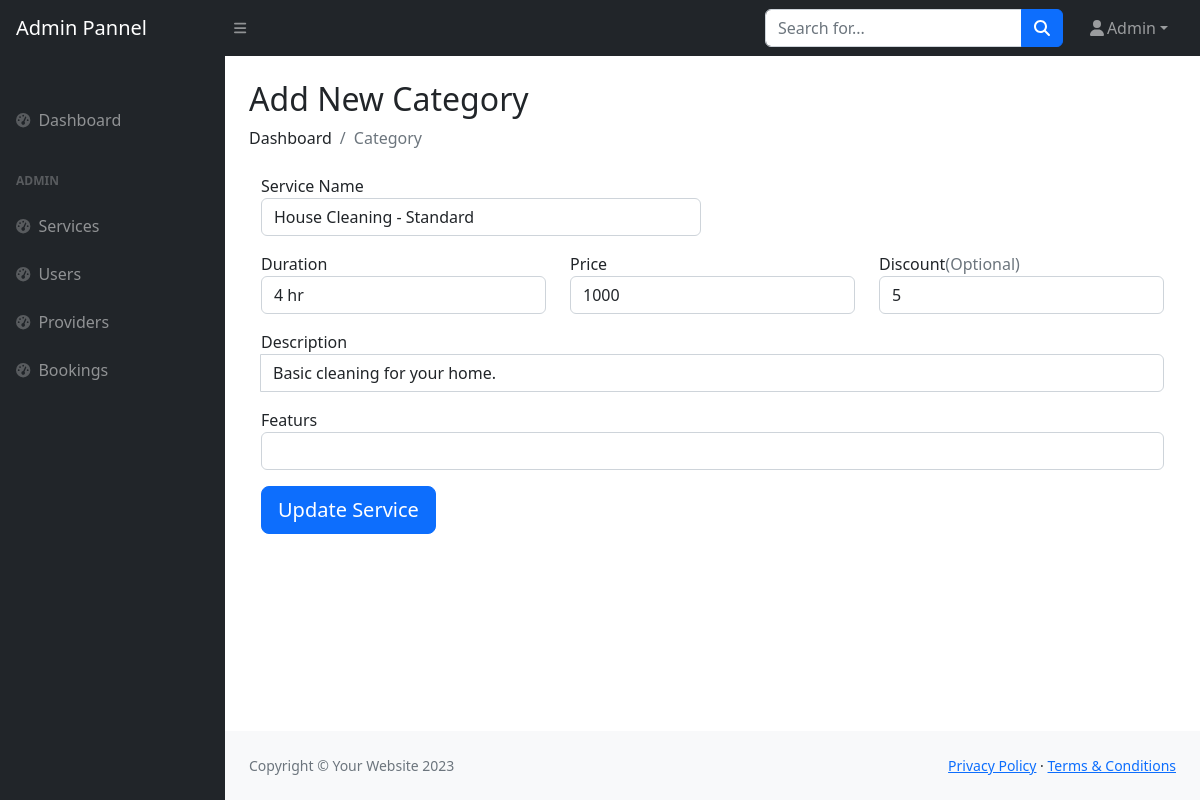
/admin/modify.php?sid=2 (signed in), run on the app's committed database.
### tables this page shows
CREATE TABLE `services` (
  `sid` int(11) NOT NULL,
  `sname` varchar(255) NOT NULL,
  `srating` int(11) NOT NULL,
  `sprice` int(11) NOT NULL,
  `sduration` varchar(10) NOT NULL,
  `sdes` varchar(255) NOT NULL,
  `sfeatures` varchar(255) NOT NULL,
  `scategory` int(11) NOT NULL,
  `simage` varchar(255) NOT NULL,
  `sattraction` varchar(255) DEFAULT NULL,
  `sdiscount` int(11) DEFAULT NULL,
  `screate` timestamp NOT NULL DEFAULT current_timestamp(),
  `created_by` int(11) DEFAULT NULL,
  `updated_by` int(11) DEFAULT NULL
);

### admin/modify.php (the view, shortened to what this page needs)
<?php require("./components/header.php");
$sid = isset($_GET['sid']) ? $_GET['sid'] : false;
if ($sid) {
    $src = "SELECT * FROM services WHERE sid=$sid";
    $rs = mysqli_query($conn, $src);
    $rec = mysqli_fetch_assoc($rs);
} else {
    $rec = ['sname' => '', 'sduration' => '', 'sprice' => '', 'sdiscount' => '', 'sdes' => '', 'sfeatures' => ''];
}
?>
<main>
    <div class="container-fluid px-4">
        <h2 class="mt-4">Add New Category</h2>
        <ol class="breadcrumb mb-4">
            <li class="breadcrumb-item">Dashboard</li>
            <li class="breadcrumb-item active">Category</li>
        </ol>
        <div class="order-md-1 container">
            <form class="needs-validation" novalidate="">
                <div class="row">
                    <div class="col-md-6 mb-3">
                        <label for="firstName">Service Name </label>
                        <input type="text" class="form-control" id="firstName" placeholder="" value="<?php echo $rec['sname'] ?>" required="">
                    </div>
                </div>
                <div class="row">
                    <div class="col-md-4 mb-3">
                        <label for="lastName">Duration</label>
                        <input type="text" class="form-control" id="lastName" placeholder="hrs" value="<?php echo $rec['sduration'] ?>" required="">
                    </div>
                    <div class="col-md-4 mb-3">
                        <label for="address">Price</label>
                        <input type="number" class="form-control" id="address" placeholder="price" required="" value="<?php echo $rec['sprice'] ?>">
                    </div>
                    <div class="col-md-4 mb-3">
                        <label for="address2">Discount<span class="text-muted">(Optional)</span></label>
                        <input type="number" class="form-control" id="address2" placeholder="" value="<?php echo $rec['sdiscount'] ?>">
                    </div>
                </div>
                <div class="mb-3">
                    <label for="description">Description</label>
                    <div class="input-group">
                        <input type="text" class="form-control" id="description" placeholder="Write a short description" required="" value="<?php echo $rec['sdes'] ?>">
                    </div>
                </div>
                <div class="mb-3">
                    <label for="features">Featurs</label>
                    <input type="text" class="form-control" id="features" placeholder="write featurs separeted with ," value="
                    <?php $text = trim($rec['sfeatures'], " ");
                    echo $text; ?>
                    ">
                </div>
                <?php
                if ($sid) { ?>
                    <button class="btn btn-primary btn-lg btn-block" name="update">Update Service</button>
                <?php
                } else { ?>
                    <button class="btn btn-primary btn-lg btn-block" name="add">Add Service</button>
                <?php } ?>
            </form>
        </div>
    </div>
</main>
<?php require('./components/footer.php') ?>

### data on the page
services: sname "House Cleaning - Standard", sduration "4 hr", sprice "1000", sdiscount "5", sdes "Basic cleaning for your home."

### other printed values
$_SESSION['a_info']['aname'] "Admin"
